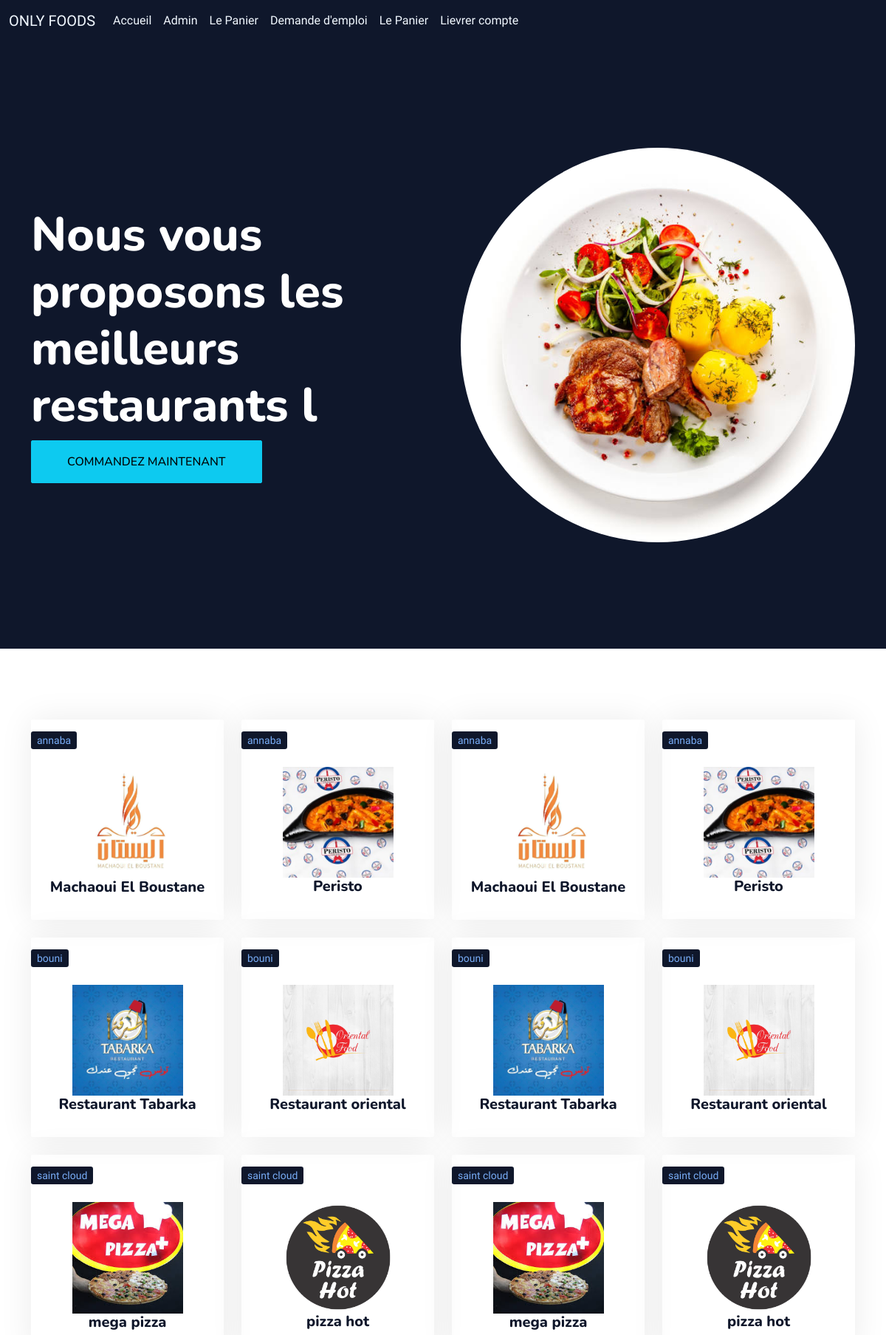
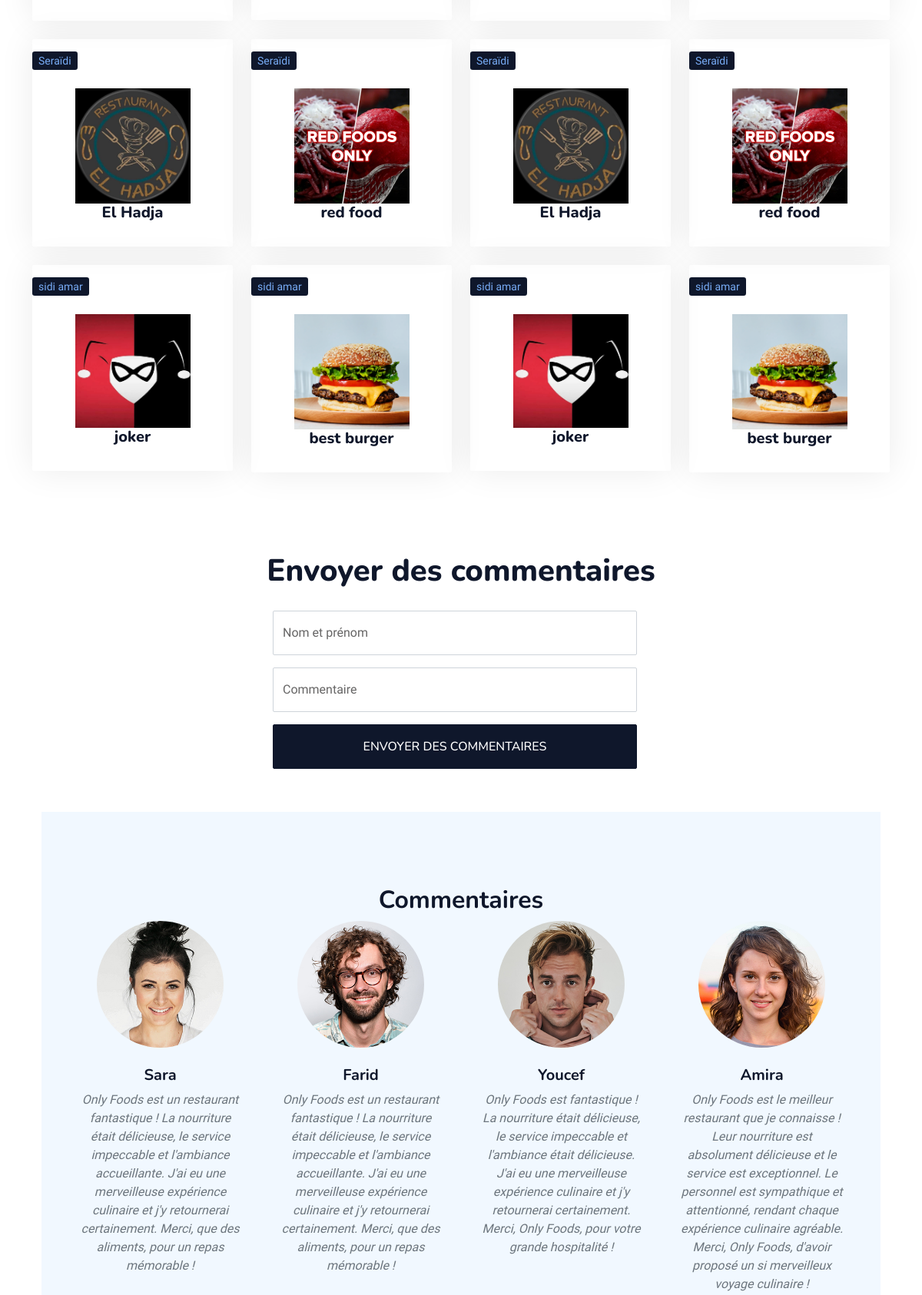
The page / (upper part) on the database its author committed (2 pictures, top to bottom).
### tables this page shows
CREATE TABLE `restaurants` (
  `id` int(11) NOT NULL,
  `restaurant_name` varchar(100) NOT NULL,
  `file` text NOT NULL,
  `location` text NOT NULL
);

### index.php (the view, shortened to what this page needs)
<?php
include_once "db/connection.php";
?>
<!DOCTYPE html>
<html lang="fr">
<head>
    <link href="https://cdnjs.cloudflare.com/ajax/libs/font-awesome/5.10.0/css/all.min.css" rel="stylesheet">
    <link href="https://cdn.jsdelivr.net/npm/bootstrap-icons@1.4.1/font/bootstrap-icons.css" rel="stylesheet">
    <link href="css/bootstrap.min.css" rel="stylesheet">
    <link href="css/style.css" rel="stylesheet">
</head>
<body>
    <div class="container-xxl bg-white p-0">
        <div class="container-xxl position-relative p-0">
        <?php include_once "db/nav.php"; ?>
            <div class="container-xxl py-5 bg-dark hero-header mb-5">
                <div class="container my-5 py-5">
                    <div class="row align-items-center g-5">
                        <div class="col-lg-6 text-center text-lg-start">
                            <h1 class="display-3 text-white animated slideInLeft">Nous vous proposons les meilleurs restaurants
                                l</h1>
                            <a href="item.php" class="btn btn-info py-sm-3 px-sm-5 me-3 animated slideInLeft">Commandez maintenant</a>
                        </div>
                        <div class="col-lg-6 text-center text-lg-end overflow-hidden">
                            <img class="img-fluid" src="img/cover.png" alt="" style="border-radius: 50%;">
                        </div>
                    </div>
                </div>
            </div>
        </div>
        <div class="container-xxl py-5">
            <div class="container">
                <div class="row g-4">
                    <?php $select = mysqli_query($conn,"SELECT * FROM `restaurants` ORDER BY location ASC");
                    while($row = mysqli_fetch_assoc($select)){
                    ?>
                    <div class="col-lg-3 col-sm-6 wow fadeInUp" data-wow-delay="0.3s">
                        <a href="items.php?id=<?= $row['id'];?>">
                            <div class="service-item rounded pt-3">
                            <span class="btn-sm bg-dark"><?= $row['location']; ?></span>
                            <div class="p-4">
                                <center>
                                <img src="img/<?= $row['file']; ?>" alt="" width="150">
                                <br>
                                <h5><?= $row['restaurant_name']; ?></h5>
                             </center>
                            </div>
                        </div>
                    </a>
                    </div>
                    <?php } ?>
                </div>
            </div>
        </div>
        <div class="container py-5">
        <div class="container">
            <div class="col-md-12">
                <div class="center container text-center my-1 pt-1 pb-4  w-50">
                    <form method="POST" action="">
                        <h1>Envoyer des commentaires</h1>
                        <div class="row g-3 center container text-center my-1 pt-1 pb-4">
                            <div class="col-md-12">
                                <div class="form-floating">
                                    <input name="name"  class="form-control" id="nom" placeholder="nom et prénom" required>
                                    <label for="name">Nom et prénom</label>
                                </div>
                            </div>
                            <div class="col-12">
                                <div class="form-floating">
                                    <input type="text" name="note" class="form-control" id="note" placeholder="Numéro de téléphone" required>
                                    <label for="note">Commentaire</label>
                                </div>
                            </div>
                            <div class="col-12">
                                <button name="submit" name="submit" class="btn btn-dark w-100 py-3" type="submit">Envoyer des commentaires
                                </button>
                            </div>
                        </div>
                    </form>
                </div>
            </div>
            <section class="py-5 bg-light">
                <div class="container px-5 my-5">
                    <div class="text-center">
                        <h2 class="fw-bolder">Commentaires</h2>
                    </div>
                    <div class="row gx-5 row-cols-1 row-cols-sm-2 row-cols-xl-4 justify-content-center">
                        <div class="col mb-5 mb-5 mb-xl-0">
                            <div class="text-center">
                                <img class="img-fluid rounded-circle mb-4 px-4" src="img/user1.jpg" alt="..." />
                                <h5 class="fw-bolder">Sara</h5>
                                <div class="fst-italic text-muted">Only Foods est un restaurant fantastique ! La nourriture était délicieuse, le service impeccable et l'ambiance accueillante. J'ai eu une merveilleuse expérience culinaire et j'y retournerai certainement. Merci, que des aliments, pour un repas mémorable !</div>
                            </div>
                        </div>
                        <div class="col mb-5 mb-5 mb-xl-0">
                            <div class="text-center">
                                <img class="img-fluid rounded-circle mb-4 px-4" src="img/user2.jpg" alt="..." />
                                <h5 class="fw-bolder">Farid</h5>
                                <div class="fst-italic text-muted">Only Foods est un restaurant fantastique ! La nourriture était délicieuse, le service impeccable et l'ambiance accueillante. J'ai eu une merveilleuse expérience culinaire et j'y retournerai certainement. Merci, que des aliments, pour un repas mémorable !</div>
                            </div>
                        </div>
                        <div class="col mb-5 mb-5 mb-sm-0">
                            <div class="text-center">
                                <img class="img-fluid rounded-circle mb-4 px-4" src="img/user3.jpg" alt="..." />
                                <h5 class="fw-bolder">Youcef</h5>
                                <div class="fst-italic text-muted">Only Foods est fantastique ! La nourriture était délicieuse, le service impeccable et l'ambiance était délicieuse. J'ai eu une merveilleuse expérience culinaire et j'y retournerai certainement. Merci, Only Foods, pour votre grande hospitalité !</div>
                            </div>
                        </div>
                        <div class="col mb-5">
                            <div class="text-center">
                                <img class="img-fluid rounded-circle mb-4 px-4" src="img/user4.jpg" alt="..." />
                                <h5 class="fw-bolder">Amira</h5>
                                <div class="fst-italic text-muted">Only Foods est le meilleur restaurant que je connaisse ! Leur nourriture est absolument délicieuse et le service est exceptionnel. Le personnel est sympathique et attentionné, rendant chaque expérience culinaire agréable. Merci, Only Foods, d'avoir proposé un si merveilleux voyage culinaire !</div>
                            </div>
                        </div>
                    </div>
                </div>
            </section>
        </div>
    </div>
    </div>
</body>
</html>

### db/nav.php (shortened to what this page needs)
<nav class="navbar navbar-expand-lg navbar-light bg-dark">
  <div class="container-fluid">
    <a class="navbar-brand text-light" href="index.php">ONLY FOODS</a>
    <div class="collapse navbar-collapse" id="navbarSupportedContent">
      <ul class="navbar-nav me-auto mb-2 mb-lg-0">
        <li class="nav-item">
          <a class="nav-link active text-light" aria-current="page" href="index.php">Accueil</a>
        </li>
        <?php if(!isset($_SESSION['email'])):?>
        <li class="nav-item">
          <a href="login.php" class="nav-link text-light">Admin</a>
        </li>
        <li class="nav-item">
          <a href="cart.php" class="nav-link text-light">Le Panier</a>
        </li>
        <li class="nav-item">
          <a href="demande.php" class="nav-link text-light">Demande d'emploi</a>
        </li>
        <?php endif; ?>
        <li class="nav-item">
          <a href="cart.php" class="nav-link text-light">Le Panier</a>
        </li>
<li class="nav-item">
          <a href="livreur_login.php" class="nav-link text-light">Lievrer compte</a>
        </li>
      </ul>
    </div>
  </div>
</nav>

### css/style.css (style rules this page uses)
:root { --primary: #79adf7; --light: #F1F8FF; --dark: #0F172B; }
.btn { font-family: 'Nunito', sans-serif; font-weight: 500; text-transform: uppercase; transition: .5s; }
.hero-header { background: linear-gradient(rgba(15, 23, 43, .9), rgba(15, 23, 43, .9)); background-position: center center; background-repeat: no-repeat; background-size: cover; }
.hero-header img { animation: imgRotate 50s linear infinite; }
.service-item { box-shadow: 0 0 45px rgba(0, 0, 0, .08); transition: .5s; }
.service-item * { transition: .5s; }

### rows shown on the page
restaurants: location "annaba", file (picture), restaurant_name "Machaoui El Boustane"
restaurants: location "annaba", file (picture), restaurant_name "Peristo"
restaurants: location "annaba", file (picture), restaurant_name "Machaoui El Boustane"
restaurants: location "annaba", file (picture), restaurant_name "Peristo"
restaurants: location "bouni", file (picture), restaurant_name "Restaurant Tabarka"
restaurants: location "bouni", file (picture), restaurant_name "Restaurant oriental"
restaurants: location "bouni", file (picture), restaurant_name "Restaurant Tabarka"
restaurants: location "bouni", file (picture), restaurant_name "Restaurant oriental"
restaurants: location "saint cloud", file (picture), restaurant_name "mega pizza"
restaurants: location "saint cloud", file (picture), restaurant_name "pizza hot"
restaurants: location "saint cloud", file (picture), restaurant_name "mega pizza"
restaurants: location "saint cloud", file (picture), restaurant_name "pizza hot"
restaurants: location "Seraïdi", file (picture), restaurant_name "El Hadja"
restaurants: location "Seraïdi", file (picture), restaurant_name "red food"
restaurants: location "Seraïdi", file (picture), restaurant_name "El Hadja"
restaurants: location "Seraïdi", file (picture), restaurant_name "red food"
restaurants: location "sidi amar", file (picture), restaurant_name "joker"
restaurants: location "sidi amar", file (picture), restaurant_name "best burger"
restaurants: location "sidi amar", file (picture), restaurant_name "joker"
restaurants: location "sidi amar", file (picture), restaurant_name "best burger"
